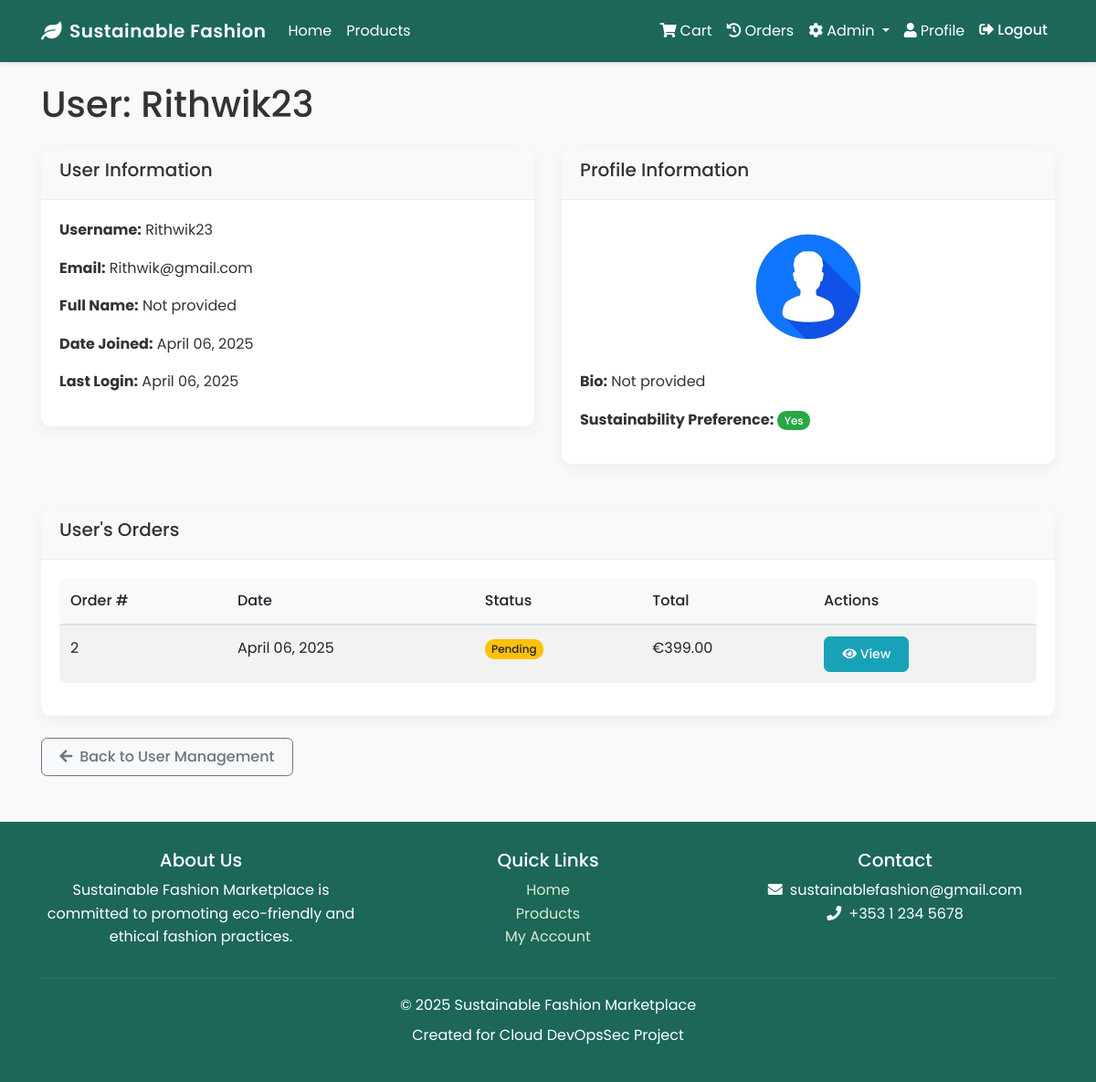
The page /admin-panel/users/6/ (signed in) on the database its author committed.
### users/models.py (models this page shows, shortened)
class Profile(models.Model):
    user = models.OneToOneField(User, on_delete=models.CASCADE)
    image = models.ImageField(default='default.jpg', upload_to='profile_pics')
    bio = models.TextField(max_length=500, blank=True)
    sustainability_preference = models.BooleanField(default=True)

### cart/models.py (models this page shows, shortened)
class Order(models.Model):
    STATUS_CHOICES = (
        ('pending', 'Pending'),
        ('processing', 'Processing'),
        ('shipped', 'Shipped'),
        ('delivered', 'Delivered'),
        ('cancelled', 'Cancelled'),
    )
    user = models.ForeignKey(User, on_delete=models.CASCADE)
    full_name = models.CharField(max_length=100)
    email = models.EmailField()
    address = models.CharField(max_length=250)
    city = models.CharField(max_length=100)
    postal_code = models.CharField(max_length=20)
    country = models.CharField(max_length=100)
    created = models.DateTimeField(auto_now_add=True)
    updated = models.DateTimeField(auto_now=True)
    status = models.CharField(max_length=20, choices=STATUS_CHOICES, default='pending')
    total_price = models.DecimalField(max_digits=10, decimal_places=2)
    class Meta:
        ordering = ['-created']

### admin_panel/views.py (the view)
# urls.py: path('users/<int:user_id>/', views.user_detail, name='admin-user-detail'),
@login_required
@user_passes_test(is_admin)
def user_detail(request, user_id):
    user = get_object_or_404(User, id=user_id)
    orders = Order.objects.filter(user=user).order_by('-created')
    context = {
        'title': f'User: {user.username}',
        'user_profile': user,
        'orders': orders
    }
    return render(request, 'admin_panel/user_detail.html', context)

### admin_panel/views.py (called while the page is built)
def is_admin(user):
    return user.is_staff or user.is_superuser

### cart/context_processors.py (called while the page is built)
def cart_counter(request):
    if request.user.is_authenticated:
        cart_count = CartItem.objects.filter(user=request.user).count()
        return {'cart_count': cart_count}
    return {'cart_count': 0}

### templates/admin_panel/user_detail.html
{% extends "base.html" %}
{% block content %}
    <h1 class="mb-4">User: {{ user_profile.username }}</h1>
    <div class="row">
        <div class="col-md-6 mb-4">
            <div class="card">
                <div class="card-header">
                    <h5>User Information</h5>
                </div>
                <div class="card-body">
                    <p><strong>Username:</strong> {{ user_profile.username }}</p>
                    <p><strong>Email:</strong> {{ user_profile.email }}</p>
                    <p><strong>Full Name:</strong> {{ user_profile.get_full_name|default:"Not provided" }}</p>
                    <p><strong>Date Joined:</strong> {{ user_profile.date_joined|date:"F d, Y" }}</p>
                    <p><strong>Last Login:</strong> {{ user_profile.last_login|date:"F d, Y" }}</p>
                </div>
            </div>
        </div>
        <div class="col-md-6 mb-4">
            <div class="card">
                <div class="card-header">
                    <h5>Profile Information</h5>
                </div>
                <div class="card-body">
                    {% if user_profile.profile %}
                        <div class="text-center mb-3">
                            <img src="{{ user_profile.profile.image.url }}" alt="{{ user_profile.username }}" class="rounded-circle" style="width: 150px; height: 150px;">
                        </div>
                        <p><strong>Bio:</strong> {{ user_profile.profile.bio|default:"Not provided" }}</p>
                        <p><strong>Sustainability Preference:</strong>
                            {% if user_profile.profile.sustainability_preference %}
                                <span class="badge badge-success">Yes</span>
                            {% else %}
                                <span class="badge badge-secondary">No</span>
                            {% endif %}
                        </p>
                    {% else %}
                        <p>No profile information available.</p>
                    {% endif %}
                </div>
            </div>
        </div>
    </div>
    <div class="card mt-4">
        <div class="card-header">
            <h5>User's Orders</h5>
        </div>
        <div class="card-body">
            {% if orders %}
                <div class="table-responsive">
                    <table class="table table-striped">
                        <thead>
                            <tr>
                                <th>Order #</th>
                                <th>Date</th>
                                <th>Status</th>
                                <th>Total</th>
                                <th>Actions</th>
                            </tr>
                        </thead>
                        <tbody>
                            {% for order in orders %}
                                <tr>
                                    <td>{{ order.id }}</td>
                                    <td>{{ order.created|date:"F d, Y" }}</td>
                                    <td>
                                        {% if order.status == 'pending' %}
                                            <span class="badge badge-warning">{{ order.get_status_display }}</span>
                                        {% elif order.status == 'processing' %}
                                            <span class="badge badge-info">{{ order.get_status_display }}</span>
                                        {% elif order.status == 'shipped' %}
                                            <span class="badge badge-primary">{{ order.get_status_display }}</span>
                                        {% elif order.status == 'delivered' %}
                                            <span class="badge badge-success">{{ order.get_status_display }}</span>
                                        {% elif order.status == 'cancelled' %}
                                            <span class="badge badge-danger">{{ order.get_status_display }}</span>
                                        {% endif %}
                                    </td>
                                    <td>€{{ order.total_price }}</td>
                                    <td>
                                        <a href="{% url 'admin-order-detail' order.id %}" class="btn btn-sm btn-info">
                                            <i class="fas fa-eye"></i> View
                                        </a>
                                    </td>
                                </tr>
                            {% endfor %}
                        </tbody>
                    </table>
                </div>
            {% else %}
                <p>This user has not placed any orders yet.</p>
            {% endif %}
        </div>
    </div>
    <div class="mt-4">
        <a href="{% url 'admin-user-management' %}" class="btn btn-outline-secondary">
            <i class="fas fa-arrow-left mr-2"></i>Back to User Management
        </a>
    </div>
{% endblock content %}

### templates/base.html (style rules this page uses)
html { height: 100%; }
body { background-color: #f8f9fa; padding-top: 66px; font-family: 'Poppins', sans-serif; color: #333; line-height: 1.6; min-height: 100%; display: flex; flex-direction: column; }
.btn { border-radius: 0.4rem; padding: 0.5rem 1.2rem; transition: all 0.3s ease; font-weight: 500; }
.card { border: none; border-radius: 0.7rem; overflow: hidden; box-shadow: 0 5px 15px rgba(0,0,0,0.05); transition: all 0.3s ease; }
.card-header { background-color: #f8f9fa; border-bottom: 1px solid rgba(0,0,0,0.05); font-weight: 500; }
.badge { font-weight: 500; padding: 0.4em 0.6em; border-radius: 10px; }
.table { background-color: white; border-radius: 0.5rem; overflow: hidden; }
.table th { background-color: #f8f9fa; border-top: none; font-weight: 500; }

### rows shown on the page
Order: id "2", created "April 06, 2025", status "Pending", total_price "399.00"

### other values the page prints
{{ user_profile.username }} "Rithwik23"
{{ user_profile.email }} "Rithwik@gmail.com"
{{ user_profile.get_full_name|default:"Not provided" }} "Not provided"
{{ user_profile.date_joined|date:"F d, Y" }} "April 06, 2025"
{{ user_profile.last_login|date:"F d, Y" }} "April 06, 2025"
{{ user_profile.profile.bio|default:"Not provided" }} "Not provided"
